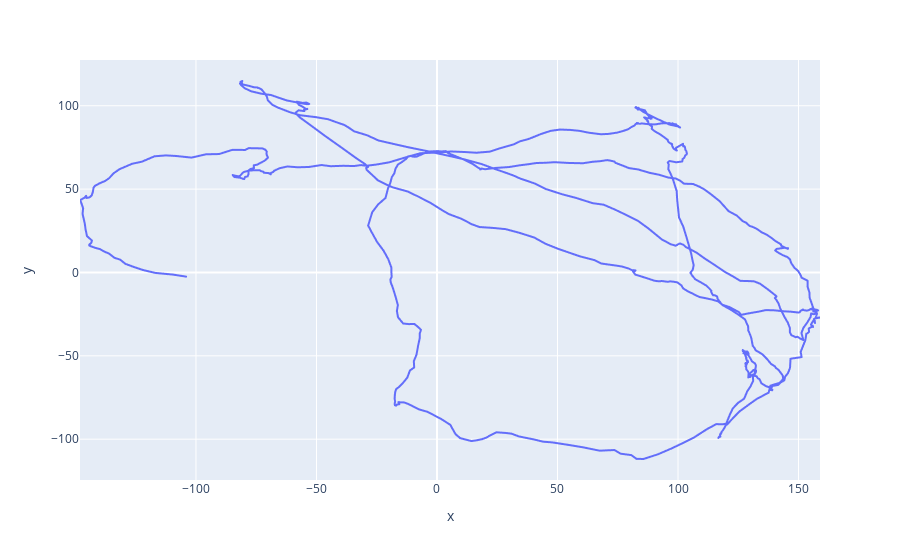

Source (notebook cell):
### Code cell
#Plot animation of trajectory over time with different smoothings
import plotly.express as px
px.line(ptest['Day2Test13DLC']['B_Center'].loc[:1000], x='x', y='y')

### Figure 1 — Plotly figure (JSON) as saved in the notebook; plotly's stock layout.template omitted (floating-point values rounded to 4 significant figures; data arrays with more than 128 entries replaced by an {"elided": "..."} marker saying what was removed)
{"data": [{"hovertemplate": "x=%{x}<br>y=%{y}<extra></extra>", "legendgroup": "", "line": {"color": "#636efa", "dash": "solid"}, "mode": "lines", "name": "", "showlegend": false, "type": "scattergl", "x": {"elided": "1001 float values"}, "xaxis": "x", "y": {"elided": "1001 float values"}, "yaxis": "y"}], "layout": {"legend": {"tracegroupgap": 0}, "margin": {"t": 60}, "xaxis": {"anchor": "y", "domain": [0, 1], "title": {"text": "x"}}, "yaxis": {"anchor": "x", "domain": [0, 1], "title": {"text": "y"}}}}
